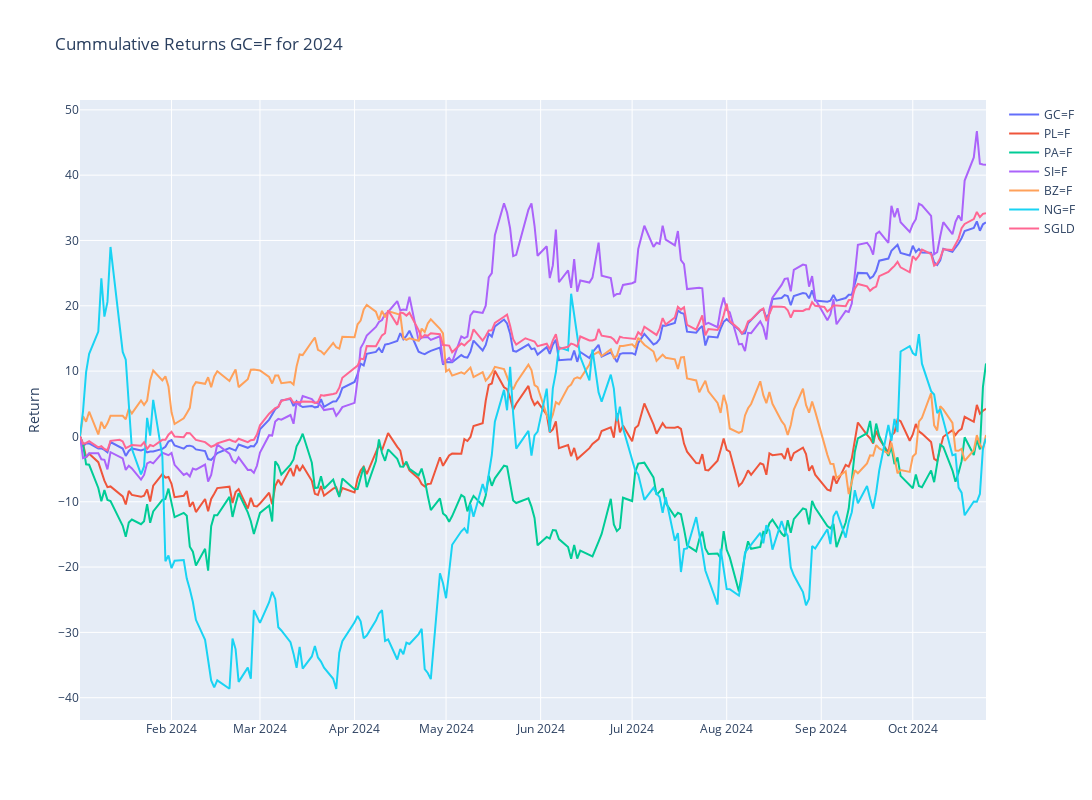

The code cell stored with this chart in its notebook:
### Code cell
# Plotly
fig = make_subplots()

# Graph (1,1)
# Loop all stock files and get cummulative return for year
for stock in tqdm(index_list):
    f = os.path.join("../input", stock)
    df = pd.read_csv(f+".csv",index_col="Date",parse_dates=True)
    df['Cummulative_Return'] = cumulative_return(df["Adj Close"].loc[year])
    fig.add_trace(go.Scatter(x=df['Cummulative_Return'].loc[year].index,y=df['Cummulative_Return'].loc[year],mode="lines",name=stock.split('.')[0]),row=1,col=1)

# Update xaxis properties
fig.update_yaxes(title_text="Return", row=1, col=1)

fig.update_layout(height=800, width=1300,showlegend=True,title=f"Cummulative Returns {ticker} for {year}")

fig.show()

### Figure 1 — Plotly figure (JSON) as saved in the notebook; plotly's stock layout.template omitted (floating-point values rounded to 4 significant figures; data arrays with more than 128 entries replaced by an {"elided": "..."} marker saying what was removed)
{"data": [{"mode": "lines", "name": "GC=F", "type": "scatter", "x": {"elided": "207 str values"}, "xaxis": "x", "y": {"elided": "207 float values"}, "yaxis": "y"}, {"mode": "lines", "name": "PL=F", "type": "scatter", "x": {"elided": "207 str values"}, "xaxis": "x", "y": {"elided": "207 float values"}, "yaxis": "y"}, {"mode": "lines", "name": "PA=F", "type": "scatter", "x": {"elided": "207 str values"}, "xaxis": "x", "y": {"elided": "207 float values"}, "yaxis": "y"}, {"mode": "lines", "name": "SI=F", "type": "scatter", "x": {"elided": "207 str values"}, "xaxis": "x", "y": {"elided": "207 float values"}, "yaxis": "y"}, {"mode": "lines", "name": "BZ=F", "type": "scatter", "x": {"elided": "207 str values"}, "xaxis": "x", "y": {"elided": "207 float values"}, "yaxis": "y"}, {"mode": "lines", "name": "NG=F", "type": "scatter", "x": {"elided": "207 str values"}, "xaxis": "x", "y": {"elided": "207 float values"}, "yaxis": "y"}, {"mode": "lines", "name": "SGLD", "type": "scatter", "x": {"elided": "210 str values"}, "xaxis": "x", "y": {"elided": "210 float values"}, "yaxis": "y"}], "layout": {"height": 800, "showlegend": true, "title": {"text": "Cummulative Returns GC=F for 2024"}, "width": 1300, "xaxis": {"anchor": "y", "domain": [0, 1]}, "yaxis": {"anchor": "x", "domain": [0, 1], "title": {"text": "Return"}}}}
